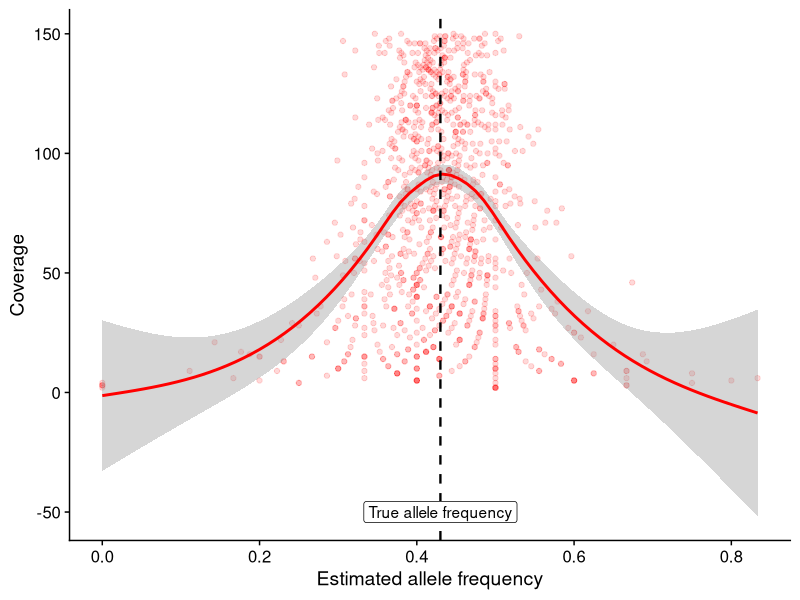

Source code (R):
## ---- chunk 1
# load dependencies
library(ggplot2)
library(tidyverse)
library(purrr)
library(cowplot)
set.seed(172452)
## ---- chunk 2
# how to simulate coverage
## rbinom(1, cvg, AFtrue) / cvg
## output is estimated AF

cvg <- 20
trueAF <- 0.43

estAF <- rbinom(1,cvg,trueAF) / cvg
estAF
## ---- chunk 3
# function calculating estimated allele frequency
estAF <- function(cvg,trueAF){
  est <- rbinom(1,cvg,trueAF) / cvg
  return(est)
}
## ---- chunk 4
#| label: fig-allele-covg
#| fig-cap: Variability in allele frequency estimations due to coverage. 
#| warning: false

# run this n times, scale up 
n <- 1000
tru <- 0.43
cvg <- sample(2:150,n,replace = TRUE)
af <- tibble(
  "cvg" = cvg,
  "trueAF" = rep(tru,times=n)
)

af$estAF <- af %>% pmap(estAF) %>% unlist()

# plot estimated allele frequency by coverage
plt <- af %>% ggplot(aes(x = estAF, y = cvg)) +
  geom_point(alpha = 0.15,colour="red") +
  geom_smooth(method = "gam", colour = "red") +
  geom_vline(xintercept=tru, size = 0.8,linetype = "dashed") +
  labs(x = "Estimated allele frequency", y = "Coverage") +
  annotate("label",x = tru, y = -50, label = "True allele frequency") +
  theme_cowplot()
plt
